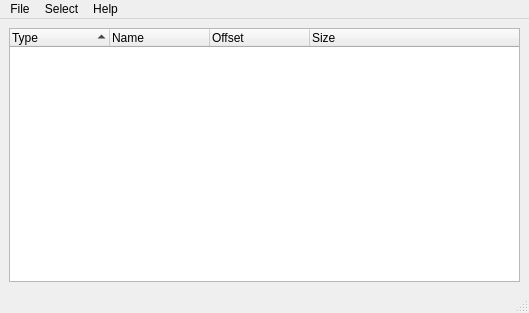
<?xml version="1.0" encoding="UTF-8"?>
<ui version="4.0">
 <class>Main</class>
 <widget class="QMainWindow" name="Main">
  <property name="geometry">
   <rect>
    <x>0</x>
    <y>0</y>
    <width>529</width>
    <height>313</height>
   </rect>
  </property>
  <property name="windowTitle">
   <string>Sabre unPacker |  0.1.0</string>
  </property>
  <widget class="QWidget" name="centralwidget">
   <layout class="QHBoxLayout" name="horizontalLayout">
    <item>
     <widget class="QTreeWidget" name="file_display">
      <property name="contextMenuPolicy">
       <enum>Qt::CustomContextMenu</enum>
      </property>
      <property name="selectionMode">
       <enum>QAbstractItemView::ExtendedSelection</enum>
      </property>
      <property name="uniformRowHeights">
       <bool>false</bool>
      </property>
      <attribute name="headerCascadingSectionResizes">
       <bool>false</bool>
      </attribute>
      <attribute name="headerMinimumSectionSize">
       <number>75</number>
      </attribute>
      <attribute name="headerDefaultSectionSize">
       <number>100</number>
      </attribute>
      <attribute name="headerShowSortIndicator" stdset="0">
       <bool>true</bool>
      </attribute>
      <column>
       <property name="text">
        <string>Type</string>
       </property>
      </column>
      <column>
       <property name="text">
        <string>Name</string>
       </property>
      </column>
      <column>
       <property name="text">
        <string>Offset</string>
       </property>
      </column>
      <column>
       <property name="text">
        <string>Size</string>
       </property>
      </column>
     </widget>
    </item>
   </layout>
  </widget>
  <widget class="QMenuBar" name="menubar">
   <property name="geometry">
    <rect>
     <x>0</x>
     <y>0</y>
     <width>529</width>
     <height>20</height>
    </rect>
   </property>
   <widget class="QMenu" name="menuFile">
    <property name="title">
     <string>File</string>
    </property>
    <addaction name="actionOpen"/>
    <addaction name="actionSave"/>
    <addaction name="actionSave_As"/>
    <addaction name="separator"/>
    <addaction name="actionQuit"/>
   </widget>
   <widget class="QMenu" name="menuSelect">
    <property name="title">
     <string>Select</string>
    </property>
    <addaction name="actionSelect_All"/>
    <addaction name="actionInvert_Selection"/>
    <addaction name="actionDeselect"/>
    <addaction name="separator"/>
    <addaction name="actionExtract"/>
    <addaction name="actionExtract_All"/>
    <addaction name="separator"/>
    <addaction name="actionDelete"/>
    <addaction name="separator"/>
    <addaction name="actionImport"/>
   </widget>
   <widget class="QMenu" name="menuHelp">
    <property name="title">
     <string>Help</string>
    </property>
    <addaction name="actionAbout"/>
    <addaction name="actionReport_a_Bug"/>
   </widget>
   <addaction name="menuFile"/>
   <addaction name="menuSelect"/>
   <addaction name="menuHelp"/>
  </widget>
  <widget class="QStatusBar" name="statusbar"/>
  <action name="actionOpen">
   <property name="text">
    <string>Open</string>
   </property>
   <property name="shortcut">
    <string>Ctrl+O</string>
   </property>
  </action>
  <action name="actionSave">
   <property name="enabled">
    <bool>false</bool>
   </property>
   <property name="text">
    <string>Save</string>
   </property>
  </action>
  <action name="actionDelete">
   <property name="checkable">
    <bool>false</bool>
   </property>
   <property name="text">
    <string>Delete File</string>
   </property>
   <property name="shortcut">
    <string>Del</string>
   </property>
  </action>
  <action name="actionCopy">
   <property name="text">
    <string>Copy File</string>
   </property>
  </action>
  <action name="actionPaste">
   <property name="enabled">
    <bool>false</bool>
   </property>
   <property name="text">
    <string>Paste File</string>
   </property>
  </action>
  <action name="actionSettings">
   <property name="enabled">
    <bool>true</bool>
   </property>
   <property name="text">
    <string>Settings</string>
   </property>
  </action>
  <action name="actionExtract">
   <property name="text">
    <string>Extract</string>
   </property>
   <property name="shortcut">
    <string>Ctrl+E</string>
   </property>
  </action>
  <action name="actionImport">
   <property name="enabled">
    <bool>true</bool>
   </property>
   <property name="text">
    <string>Import</string>
   </property>
  </action>
  <action name="actionExtract_All">
   <property name="text">
    <string>Extract all</string>
   </property>
   <property name="shortcut">
    <string>Ctrl+Shift+E</string>
   </property>
  </action>
  <action name="actionAbout">
   <property name="enabled">
    <bool>false</bool>
   </property>
   <property name="text">
    <string>About</string>
   </property>
  </action>
  <action name="actionReport_a_Bug">
   <property name="enabled">
    <bool>false</bool>
   </property>
   <property name="text">
    <string>Report a Bug</string>
   </property>
  </action>
  <action name="actionSelect_All">
   <property name="text">
    <string>Select All</string>
   </property>
   <property name="shortcut">
    <string>Ctrl+A</string>
   </property>
  </action>
  <action name="actionInvert_Selection">
   <property name="text">
    <string>Invert Selection</string>
   </property>
   <property name="shortcut">
    <string>Ctrl+I</string>
   </property>
  </action>
  <action name="actionDeselect">
   <property name="text">
    <string>Deselect</string>
   </property>
   <property name="shortcut">
    <string>Ctrl+D</string>
   </property>
  </action>
  <action name="actionSave_As">
   <property name="enabled">
    <bool>true</bool>
   </property>
   <property name="text">
    <string>Save As..</string>
   </property>
  </action>
  <action name="actionQuit">
   <property name="text">
    <string>Quit</string>
   </property>
  </action>
 </widget>
 <resources/>
 <connections>
  <connection>
   <sender>actionQuit</sender>
   <signal>triggered()</signal>
   <receiver>Main</receiver>
   <slot>close()</slot>
   <hints>
    <hint type="sourcelabel">
     <x>-1</x>
     <y>-1</y>
    </hint>
    <hint type="destinationlabel">
     <x>264</x>
     <y>156</y>
    </hint>
   </hints>
  </connection>
 </connections>
</ui>
